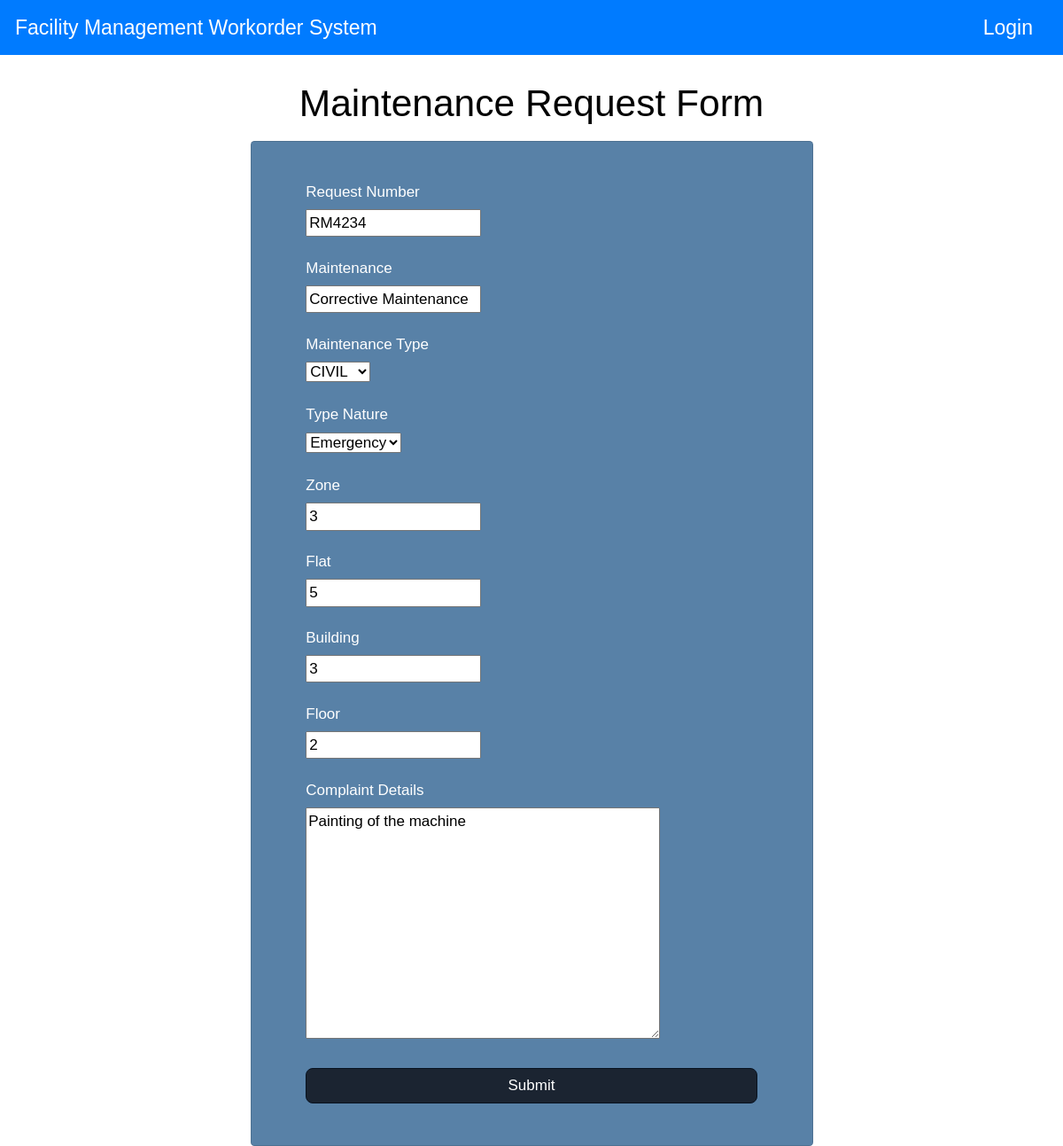
/update_request/admin/12/, run on the app's committed database.
### reqtracker/models.py (models this page shows, shortened)
class MainRequest(models.Model):
    def create_request_no():
        z = 'RM'+''.join(sample("0123456789", 4))
        return z
    user = CurrentUserField()
    Request_Number = models.CharField(default=create_request_no(), unique=True, max_length=100)
    Maintenance = models.CharField(default='Corrective Maintenance', max_length=100)
    Maintenance_Type = models.CharField(choices=TYPE_MAIN, max_length=200)
    Nature_Civil = models.CharField(choices=NATURE_CIVIL, max_length=200,  null=True, blank=True)
    Nature_MEP = models.CharField(choices=NATURE_MEP, max_length=200, null=True, blank=True)
    Type_Nature = models.CharField(choices=TYPE, max_length=200)
    Zone = models.CharField(max_length=200)
    Flat = models.CharField(max_length=200)
    Building = models.CharField(max_length=200)
    Floor = models.CharField(max_length=200)
    Complaint_Details = models.TextField(max_length=200)
    date_created = models.DateTimeField(default=datetime.datetime.today(),editable=False)
    status = models.CharField(choices=STATUS,default='Pending', max_length=20)
    expected_date_n = models.DateTimeField(default=datetime.datetime.today() + datetime.timedelta(days=10),editable=False)
    expected_date_u = models.DateTimeField(default=datetime.datetime.today() + datetime.timedelta(days=1),editable=False)
    expected_date_i = models.DateTimeField(default=datetime.datetime.today() + datetime.timedelta(days=3),editable=False)
    expected_date_o = models.DateTimeField(default=datetime.datetime.today() + datetime.timedelta(days=10),editable=False)

### reqtracker/views.py (the view)
# urls.py: path('update_request/admin/<str:pk>/',views.update_req_admin,name='update_request_admin'),
def update_req_admin(request, pk):
    req = MainRequest.objects.get(id=pk)
    form = MainRequestFormAdmin(instance=req)
    if request.method == 'POST':
        form = MainRequestFormAdmin(request.POST, request.FILES, instance=req)
        if form.is_valid():
            form.save()
            return redirect('/dashboard-admin/')
    context = {'form':form}
    return render(request,'reqtracker/order_form.html',context)

### reqtracker/forms.py
class MainRequestFormAdmin(forms.ModelForm):
    class Meta:
        model = MainRequest
        fields = ['Request_Number','Maintenance','Maintenance_Type','Nature_Civil','Nature_MEP','Type_Nature','Zone','Flat','Building','Floor','Complaint_Details','status']

### reqtracker/templates/reqtracker/order_form.html (shortened to what this page needs)
{% extends 'reqtracker/dashboard.html' %} {% load static %} {% block content %}
<div class="container">
  <div class="text-center mt-5" style="padding-top: 40px">
    <h1  style='color:black'>Maintenance Request Form</h1>
  </div>
  <div class="row">
    <div class="col-lg-7 mx-auto">
      <div class="card mt-2 mx-auto p-4">
        <div class="card-body">
          <div class="container">
            <form id="contact-form" role="form" method="post" action="">
              <div class="row">
                <table>
                  <div class="col-md-12">
                    <h6>Request Number</h6>
                    <div class="form-group">
                      <label for="id_Request_Number"
                        >{{form.Request_Number}}</label
                      >
                    </div>
                  </div>
                  <div class="col-md-12">
                    <h6>Maintenance</h6>
                    <div class="form-group">
                      <label for="id_Maintenance">{{form.Maintenance}}</label>
                    </div>
                  </div>
                  <tr>
                    <div class="col-md-12">
                      <h6>Maintenance Type</h6>
                      <div class="form-group">
                        <label for="id_Maintenance_Type"
                          >{{form.Maintenance_Type}}</label
                        >
                      </div>
                    </div>
                  </tr>
                  <div class="col-md-12">
                    <h6>Type Nature</h6>
                    <div class="form-group">
                      <label for="id_Type_Nature">{{form.Type_Nature}}</label>
                    </div>
                  </div>
                  <div class="col-md-12">
                    <h6>Zone</h6>
                    <div class="form-group">
                      <label for="id_Zone">{{form.Zone}}</label>
                    </div>
                  </div>
                  <div class="col-md-12">
                    <h6>Flat</h6>
                    <div class="form-group">
                      <label for="id_Flat">{{form.Flat}}</label>
                    </div>
                  </div>
                  <div class="col-md-12">
                    <h6>Building</h6>
                    <div class="form-group">
                      <label for="id_Building">{{form.Building}}</label>
                    </div>
                  </div>
                  <div class="col-md-12">
                    <h6>Floor</h6>
                    <div class="form-group">
                      <label for="id_Floor">{{form.Floor}}</label>
                    </div>
                  </div>
                  <div class="col-md-12">
                    <h6>Complaint Details</h6>
                    <div class="form-group">
                      <label for="id_Complaint_Details"
                        >{{form.Complaint_Details}}</label
                      >
                    </div>
                  </div>
                </table>
              </div>
              <div class="row">
                <div class="col-md-12">
                  <button type="submit" class="btn btn-success btn-block" style='background-color: #1B2431 !important'>
                    Submit
                  </button>
                </div>
              </div>
            </form>
          </div>
        </div>
      </div>
    </div>
  </div>
  {% endblock %}

### reqtracker/static/reqtracker/css/style.css (style rules this page uses)
body { width: 100%; height: 100%; }
* { font-family: "Gill Sans", "Gill Sans MT", Calibri, sans-serif !important; }
body { background: #1F3B4D; }
.btn { background-color: #081220 !important; border-radius: 8px; }
.card { background-color:#343a40; }
tr { background-color:#00022E; color: white; }

### reqtracker/templates/reqtracker/dashboard.html (style rules this page uses)
* { font-family: Candara, Calibri, Segoe, "Segoe UI", Optima, Arial, sans-serif; font-weight: 500; font-variant: normal; font-size: 17px; }
body { background: white; }
.btn { background-color: #255da9!important; border-radius: 8px; border-color: #081220 !important; }
.card { background-color: #5881a7; }

### reqtracker/templates/reqtracker/order_form.html (style rules this page uses)
h6 { color:white; }

### data on the page
MainRequest: Request_Number "RM4234", Maintenance "Corrective Maintenance", Maintenance_Type "CIVIL", Type_Nature "Emergency", Zone "3", Flat "5", Building "3", Floor "2", Complaint_Details "Painting of the machine"
